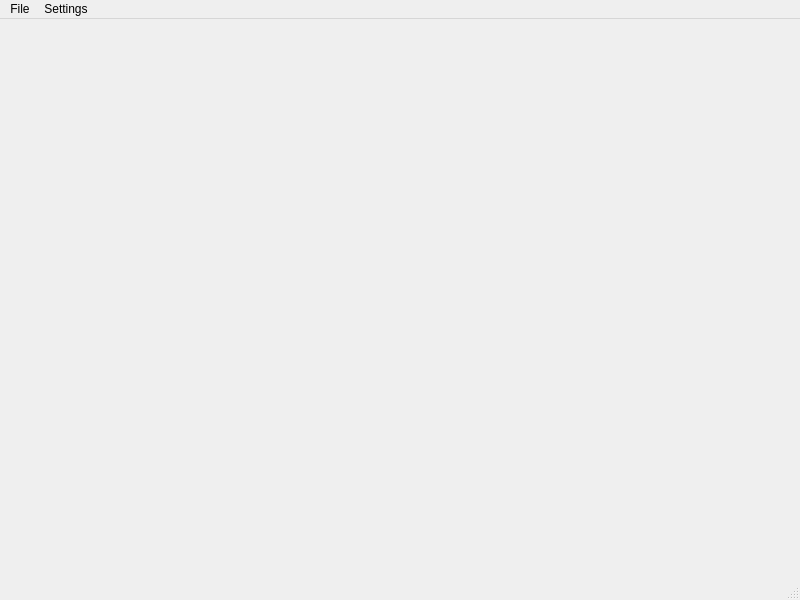
<?xml version="1.0" encoding="UTF-8"?>
<ui version="4.0">
 <class>MainWindow</class>
 <widget class="QMainWindow" name="MainWindow">
  <property name="geometry">
   <rect>
    <x>0</x>
    <y>0</y>
    <width>800</width>
    <height>600</height>
   </rect>
  </property>
  <property name="windowTitle">
   <string>Impedance matching Smith chart</string>
  </property>
  <property name="windowIcon">
   <iconset resource="icons.qrc">
    <normaloff>:/logo/SmithChart</normaloff>:/logo/SmithChart</iconset>
  </property>
  <widget class="QWidget" name="centralwidget"/>
  <widget class="QMenuBar" name="menubar">
   <property name="geometry">
    <rect>
     <x>0</x>
     <y>0</y>
     <width>800</width>
     <height>22</height>
    </rect>
   </property>
   <widget class="QMenu" name="menuExport">
    <property name="title">
     <string>File</string>
    </property>
    <addaction name="actionSaveCircuitAsImage"/>
    <addaction name="actionSaveSmithChartAsImage"/>
   </widget>
   <widget class="QMenu" name="menuSettings">
    <property name="title">
     <string>Settings</string>
    </property>
    <addaction name="actionPreferences"/>
   </widget>
   <addaction name="menuExport"/>
   <addaction name="menuSettings"/>
  </widget>
  <widget class="QStatusBar" name="statusbar"/>
  <action name="actionSaveCircuitAsImage">
   <property name="text">
    <string>Save circuit as PNG...</string>
   </property>
  </action>
  <action name="actionSaveSmithChartAsImage">
   <property name="text">
    <string>Save Smith chart as PNG...</string>
   </property>
  </action>
  <action name="actionPreferences">
   <property name="text">
    <string>Preferences...</string>
   </property>
  </action>
 </widget>
 <resources>
  <include location="icons.qrc"/>
 </resources>
 <connections/>
</ui>
